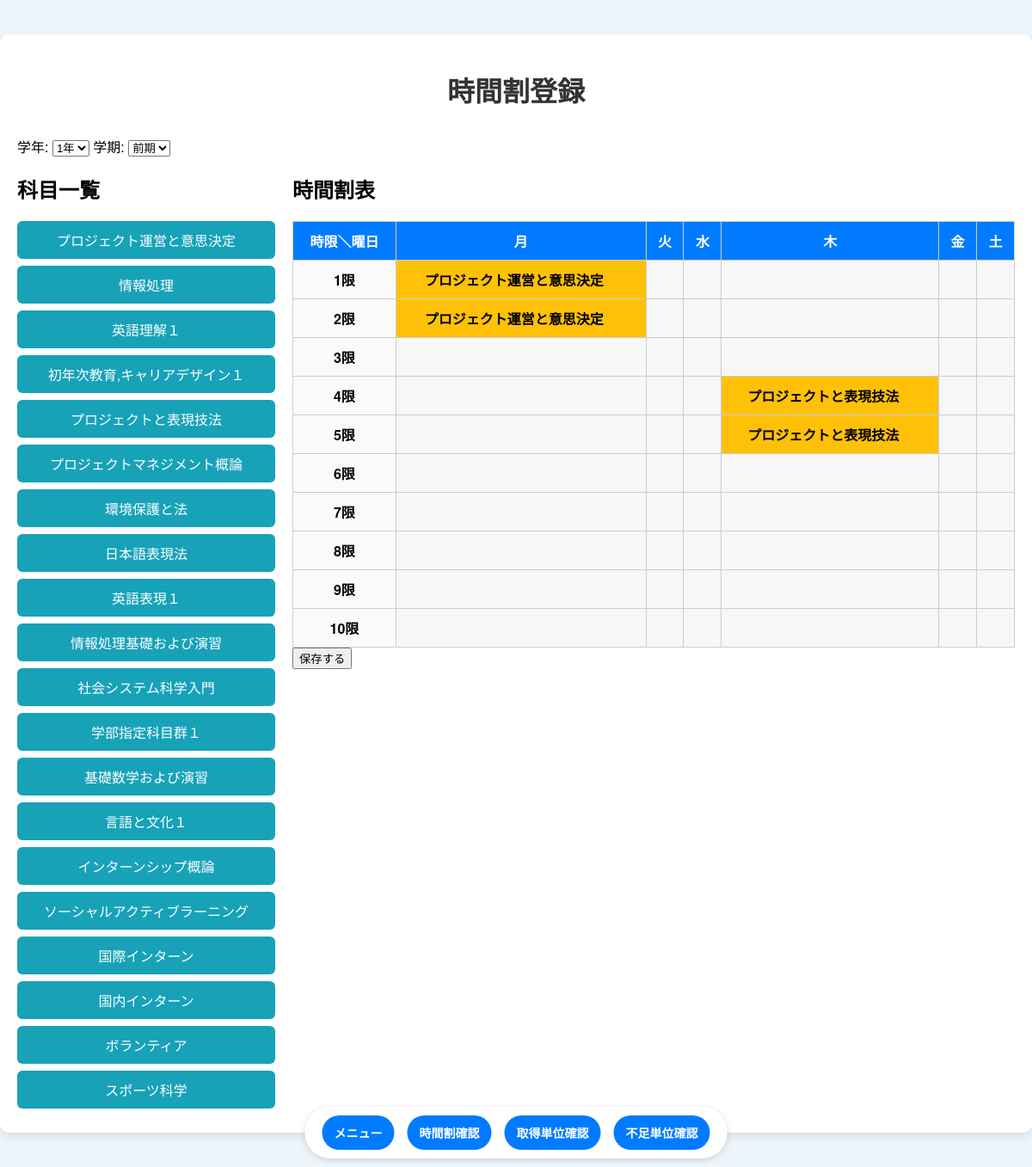
The page /timetable_register.php (signed in) on the database its author committed.
### tables this page shows
CREATE TABLE `subjects` (
  `id` int(11) NOT NULL AUTO_INCREMENT,
  `name` varchar(100) NOT NULL,
  `grade` int(11) NOT NULL,
  `term` varchar(10) NOT NULL,
  `credit` int(11) NOT NULL,
  `category1` varchar(50) DEFAULT NULL,
  `category2` varchar(50) DEFAULT NULL,
  `category3` varchar(50) DEFAULT NULL,
  PRIMARY KEY (`id`)
);

### htdocs/timetable_register.php (the view, shortened to what this page needs)
<?php
require_once 'db.php';
$grade = $_GET['grade'] ?? 1;
$term = $_GET['term'] ?? '前期';
$stmt = $db->prepare("SELECT * FROM subjects WHERE grade = ? AND term = ?");
$stmt->execute([$grade, $term]);
$subjects = $stmt->fetchAll(PDO::FETCH_ASSOC);
?>
<!DOCTYPE html>
<html lang="ja">
<head>
    <link rel="stylesheet" href="css/timetable.css">
</head>
<body>
<div class="container">
    <h1>時間割登録</h1>
    <form method="GET" id="termForm">
        <label>学年:
            <select name="grade" onchange="document.getElementById('termForm').submit();">
                <?php for ($i = 1; $i <= 4; $i++): ?>
                    <option value="<?= $i ?>" <?= $grade == $i ? 'selected' : '' ?>><?= $i ?>年</option>
                <?php endfor; ?>
            </select>
        </label>
        <label>学期:
            <select name="term" onchange="document.getElementById('termForm').submit();">
                <option value="前期" <?= $term === '前期' ? 'selected' : '' ?>>前期</option>
            </select>
        </label>
    </form>
    <div class="timetable-section">
        <div class="subject-list">
            <h2>科目一覧</h2>
            <ul id="subjectList">
                <?php foreach ($subjects as $subject): ?>
                    <li data-id="<?= $subject['id'] ?>"><?= htmlspecialchars($subject['name']) ?></li>
                <?php endforeach; ?>
            </ul>
        </div>
        <div class="timetable">
            <h2>時間割表</h2>
            <div class="timetable-wrapper">
                <table id="timetable">
                    <thead>
                        <tr>
                            <th>時限＼曜日</th>
                            <?php foreach (["月","火","水","木","金","土"] as $day): ?>
                                <th><?= $day ?></th>
                            <?php endforeach; ?>
                        </tr>
                    </thead>
                    <tbody>
                        <?php for ($i = 1; $i <= 10; $i++): ?>
                            <tr>
                                <th><?= $i ?>限</th>
                                <?php for ($j = 0; $j < 6; $j++): ?>
                                    <td data-day="<?= $j ?>" data-period="<?= $i ?>"></td>
                                <?php endfor; ?>
                            </tr>
                        <?php endfor; ?>
                    </tbody>
                </table>
            </div>
            <form method="POST" action="save_timetable.php" id="saveForm">
                <button type="submit">保存する</button>
            </form>
        </div>
    </div>
</div>
<div class="bottom-nav">
    <a href="index.php" class="nav-button">メニュー</a>
    <a href="timetable_confirm.php" class="nav-button">時間割確認</a>
    <a href="credits.php" class="nav-button">取得単位確認</a>
    <a href="shortage.php" class="nav-button">不足単位確認</a>
</div>
</body>
</html>

### htdocs/css/timetable.css (style rules this page uses)
body { font-family: 'Helvetica Neue', sans-serif; background: #eef5fb; margin: 0; padding: 0; }
.container { max-width: 1200px; margin: 40px auto; padding: 20px; background: #fff; border-radius: 10px; box-shadow: 0 4px 12px rgba(0,0,0,0.1); }
h1 { text-align: center; margin-bottom: 30px; color: #333; }
.timetable-section { display: flex; flex-wrap: nowrop; gap: 20px; justify-content: space-between; align-items: flex-start; overflow-x: auto; }
.subject-list { width: 100%; max-width: 300px; flex-shrink: 0; }
.subject-list ul { list-style: none; padding: 0; margin: 0; }
.subject-list li { background-color: #17a2b8; color: white; padding: 10px; margin-bottom: 8px; border-radius: 6px; text-align: center; cursor: pointer; transition: background-color 0.2s; }
.timetable { flex-grow: 1; min-width: 0; }
.timetable-wrapper { overflow-x: auto; max-width: 100%; }
.timetable-wrapper table { width: 100%; min-width: 700px; border-collapse: collapse; background: #fafafa; box-shadow: 0 0 4px rgba(0,0,0,0.05); }
thead { background-color: #007bff; color: white; }
th, td { border: 1px solid #ccc; padding: 10px; text-align: center; }
td { background-color: #f7f7f7; cursor: pointer; }
td.selected { background-color: #ffc107; font-weight: bold; }
.bottom-nav { position: fixed; bottom: 10px; left: 50%; transform: translateX(-50%); background: rgba(255, 255, 255, 0.95); padding: 10px 20px; border-radius: 30px; box-shadow: 0 2px 8px rgba(0,0,0,0.15); display: flex; gap: 15px; z-index: 1000; font-size: 14px; }
.bottom-nav .nav-button { text-decoration: none; background-color: #007bff; color: white; padding: 10px 14px; border-radius: 20px; font-weight: 600; transition: background-color 0.2s ease; white-space: nowrap; }

### rows shown on the page
subjects: name "プロジェクト運営と意思決定"
subjects: name "情報処理"
subjects: name "英語理解１"
subjects: name "初年次教育,キャリアデザイン１"
subjects: name "プロジェクトと表現技法"
subjects: name "プロジェクトマネジメント概論"
subjects: name "環境保護と法"
subjects: name "日本語表現法"
subjects: name "英語表現１"
subjects: name "情報処理基礎および演習"
subjects: name "社会システム科学入門"
subjects: name "学部指定科目群１"
subjects: name "基礎数学および演習"
subjects: name "言語と文化１"
subjects: name "インターンシップ概論"
subjects: name "ソーシャルアクティブラーニング"
subjects: name "国際インターン"
subjects: name "国内インターン"
subjects: name "ボランティア"
subjects: name "スポーツ科学"

### other values the page prints
$day "月"
$day "火"
$day "水"
$day "木"
$day "金"
$day "土"
form field grade "1年"
